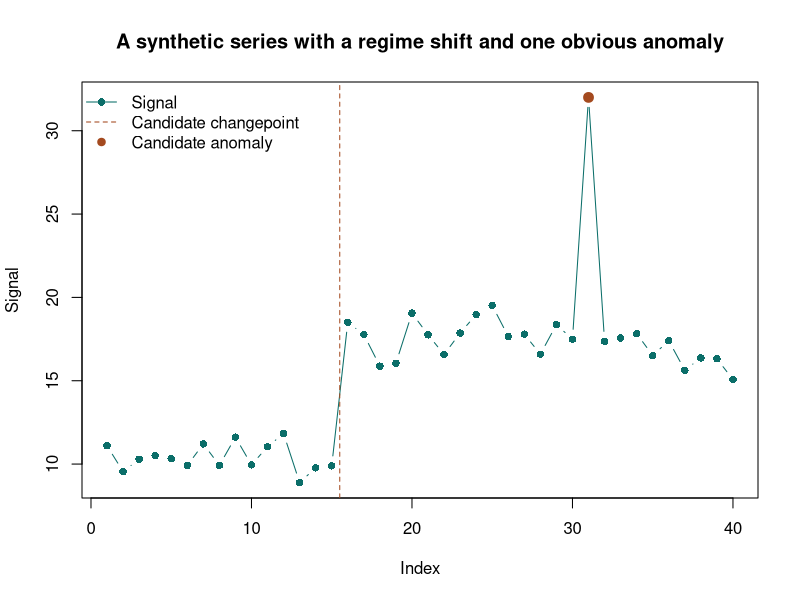

Write the R code that produced this figure.
## ---- chunk 1
set.seed(42)
signal_df <- data.frame(
  idx = 1:40,
  signal = c(rnorm(15, mean = 10, sd = 0.8), rnorm(15, mean = 18, sd = 0.8), 32, rnorm(9, mean = 17, sd = 0.8))
)

plot(
  signal_df$idx,
  signal_df$signal,
  type = "b",
  pch = 16,
  col = "#0b6e69",
  xlab = "Index",
  ylab = "Signal",
  main = "A synthetic series with a regime shift and one obvious anomaly"
)
abline(v = 15.5, lty = 2, col = "#a44a1f")
points(31, signal_df$signal[31], pch = 19, col = "#a44a1f", cex = 1.3)
legend(
  "topleft",
  legend = c("Signal", "Candidate changepoint", "Candidate anomaly"),
  col = c("#0b6e69", "#a44a1f", "#a44a1f"),
  lty = c(1, 2, NA),
  pch = c(16, NA, 19),
  bty = "n"
)
